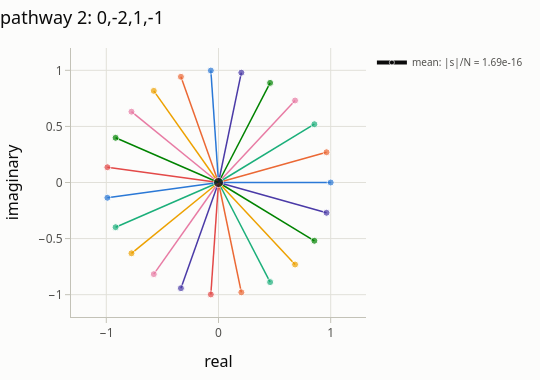

This figure's notebook cell:
### Code cell
mq_result = simulate(mqmas, found.best.cycle, wanted=[(0, 3, 1, -1)], epsilon=0, cutoff=0)  # keep rejected pathways
plot_phase_vectors(mq_result, 1)

### Figure 1 — Plotly figure (JSON) as saved in the notebook; plotly's stock layout.template omitted (floating-point values rounded to 4 significant figures)
{"data": [{"hovertemplate": "step 0: ψ = 0.0°<extra></extra>", "line": {"color": "#2a78d6", "width": 1.5}, "marker": {"size": [0, 7]}, "mode": "lines+markers", "name": "step 0: ψ = 0°", "showlegend": false, "x": [0, 1.0], "y": [0, 0.0], "type": "scatter"}, {"hovertemplate": "step 1: ψ = 78.3°<extra></extra>", "line": {"color": "#eb6834", "width": 1.5}, "marker": {"size": [0, 7]}, "mode": "lines+markers", "name": "step 1: ψ = 78°", "showlegend": false, "x": [0, 0.2035], "y": [0, -0.9791], "type": "scatter"}, {"hovertemplate": "step 2: ψ = 156.5°<extra></extra>", "line": {"color": "#1baf7a", "width": 1.5}, "marker": {"size": [0, 7]}, "mode": "lines+markers", "name": "step 2: ψ = 157°", "showlegend": false, "x": [0, -0.9172], "y": [0, -0.3984], "type": "scatter"}, {"hovertemplate": "step 3: ψ = 234.8°<extra></extra>", "line": {"color": "#eda100", "width": 1.5}, "marker": {"size": [0, 7]}, "mode": "lines+markers", "name": "step 3: ψ = 235°", "showlegend": false, "x": [0, -0.5767], "y": [0, 0.817], "type": "scatter"}, {"hovertemplate": "step 4: ψ = 313.0°<extra></extra>", "line": {"color": "#e87ba4", "width": 1.5}, "marker": {"size": [0, 7]}, "mode": "lines+markers", "name": "step 4: ψ = 313°", "showlegend": false, "x": [0, 0.6826], "y": [0, 0.7308], "type": "scatter"}, {"hovertemplate": "step 5: ψ = 31.3°<extra></extra>", "line": {"color": "#008300", "width": 1.5}, "marker": {"size": [0, 7]}, "mode": "lines+markers", "name": "step 5: ψ = 31°", "showlegend": false, "x": [0, 0.8544], "y": [0, -0.5196], "type": "scatter"}, {"hovertemplate": "step 6: ψ = 109.6°<extra></extra>", "line": {"color": "#4a3aa7", "width": 1.5}, "marker": {"size": [0, 7]}, "mode": "lines+markers", "name": "step 6: ψ = 110°", "showlegend": false, "x": [0, -0.3349], "y": [0, -0.9423], "type": "scatter"}, {"hovertemplate": "step 7: ψ = 187.8°<extra></extra>", "line": {"color": "#e34948", "width": 1.5}, "marker": {"size": [0, 7]}, "mode": "lines+markers", "name": "step 7: ψ = 188°", "showlegend": false, "x": [0, -0.9907], "y": [0, 0.1362], "type": "scatter"}, {"hovertemplate": "step 8: ψ = 266.1°<extra></extra>", "line": {"color": "#2a78d6", "width": 1.5}, "marker": {"size": [0, 7]}, "mode": "lines+markers", "name": "step 8: ψ = 266°", "showlegend": false, "x": [0, -0.06824], "y": [0, 0.9977], "type": "scatter"}, {"hovertemplate": "step 9: ψ = 344.3°<extra></extra>", "line": {"color": "#eb6834", "width": 1.5}, "marker": {"size": [0, 7]}, "mode": "lines+markers", "name": "step 9: ψ = 344°", "showlegend": false, "x": [0, 0.9629], "y": [0, 0.2698], "type": "scatter"}, {"hovertemplate": "step 10: ψ = 62.6°<extra></extra>", "line": {"color": "#1baf7a", "width": 1.5}, "marker": {"size": [0, 7]}, "mode": "lines+markers", "name": "step 10: ψ = 63°", "showlegend": false, "x": [0, 0.4601], "y": [0, -0.8879], "type": "scatter"}, {"hovertemplate": "step 11: ψ = 140.9°<extra></extra>", "line": {"color": "#eda100", "width": 1.5}, "marker": {"size": [0, 7]}, "mode": "lines+markers", "name": "step 11: ψ = 141°", "showlegend": false, "x": [0, -0.7757], "y": [0, -0.6311], "type": "scatter"}, {"hovertemplate": "step 12: ψ = 219.1°<extra></extra>", "line": {"color": "#e87ba4", "width": 1.5}, "marker": {"size": [0, 7]}, "mode": "lines+markers", "name": "step 12: ψ = 219°", "showlegend": false, "x": [0, -0.7757], "y": [0, 0.6311], "type": "scatter"}, {"hovertemplate": "step 13: ψ = 297.4°<extra></extra>", "line": {"color": "#008300", "width": 1.5}, "marker": {"size": [0, 7]}, "mode": "lines+markers", "name": "step 13: ψ = 297°", "showlegend": false, "x": [0, 0.4601], "y": [0, 0.8879], "type": "scatter"}, {"hovertemplate": "step 14: ψ = 15.7°<extra></extra>", "line": {"color": "#4a3aa7", "width": 1.5}, "marker": {"size": [0, 7]}, "mode": "lines+markers", "name": "step 14: ψ = 16°", "showlegend": false, "x": [0, 0.9629], "y": [0, -0.2698], "type": "scatter"}, {"hovertemplate": "step 15: ψ = 93.9°<extra></extra>", "line": {"color": "#e34948", "width": 1.5}, "marker": {"size": [0, 7]}, "mode": "lines+markers", "name": "step 15: ψ = 94°", "showlegend": false, "x": [0, -0.06824], "y": [0, -0.9977], "type": "scatter"}, {"hovertemplate": "step 16: ψ = 172.2°<extra></extra>", "line": {"color": "#2a78d6", "width": 1.5}, "marker": {"size": [0, 7]}, "mode": "lines+markers", "name": "step 16: ψ = 172°", "showlegend": false, "x": [0, -0.9907], "y": [0, -0.1362], "type": "scatter"}, {"hovertemplate": "step 17: ψ = 250.4°<extra></extra>", "line": {"color": "#eb6834", "width": 1.5}, "marker": {"size": [0, 7]}, "mode": "lines+markers", "name": "step 17: ψ = 250°", "showlegend": false, "x": [0, -0.3349], "y": [0, 0.9423], "type": "scatter"}, {"hovertemplate": "step 18: ψ = 328.7°<extra></extra>", "line": {"color": "#1baf7a", "width": 1.5}, "marker": {"size": [0, 7]}, "mode": "lines+markers", "name": "step 18: ψ = 329°", "showlegend": false, "x": [0, 0.8544], "y": [0, 0.5196], "type": "scatter"}, {"hovertemplate": "step 19: ψ = 47.0°<extra></extra>", "line": {"color": "#eda100", "width": 1.5}, "marker": {"size": [0, 7]}, "mode": "lines+markers", "name": "step 19: ψ = 47°", "showlegend": false, "x": [0, 0.6826], "y": [0, -0.7308], "type": "scatter"}, {"hovertemplate": "step 20: ψ = 125.2°<extra></extra>", "line": {"color": "#e87ba4", "width": 1.5}, "marker": {"size": [0, 7]}, "mode": "lines+markers", "name": "step 20: ψ = 125°", "showlegend": false, "x": [0, -0.5767], "y": [0, -0.817], "type": "scatter"}, {"hovertemplate": "step 21: ψ = 203.5°<extra></extra>", "line": {"color": "#008300", "width": 1.5}, "marker": {"size": [0, 7]}, "mode": "lines+markers", "name": "step 21: ψ = 203°", "showlegend": false, "x": [0, -0.9172], "y": [0, 0.3984], "type": "scatter"}, {"hovertemplate": "step 22: ψ = 281.7°<extra></extra>", "line": {"color": "#4a3aa7", "width": 1.5}, "marker": {"size": [0, 7]}, "mode": "lines+markers", "name": "step 22: ψ = 282°", "showlegend": false, "x": [0, 0.2035], "y": [0, 0.9791], "type": "scatter"}, {"line": {"color": "#0b0b0b", "width": 4}, "marker": {"color": "#0b0b0b", "size": [0, 10]}, "mode": "lines+markers", "name": "mean: |s|/N = 1.69e-16", "x": [0, 7.241e-18], "y": [0, 1.689e-16], "type": "scatter"}], "layout": {"font": {"family": "system-ui, -apple-system, \"Segoe UI\", Roboto, sans-serif", "color": "#0b0b0b", "size": 13}, "margin": {"l": 48, "r": 24, "t": 48, "b": 48}, "title": {"text": "pathway 2: 0,-2,1,-1", "x": 0}, "xaxis": {"tickfont": {"color": "#52514e", "size": 12}, "title": {"text": "real"}, "showgrid": true, "gridcolor": "#e1e0d9", "zeroline": false, "showline": true, "linecolor": "#c3c2b7", "ticks": "outside", "tickcolor": "#c3c2b7", "range": [-1.15, 1.15], "scaleanchor": "y"}, "yaxis": {"tickfont": {"color": "#52514e", "size": 12}, "title": {"text": "imaginary"}, "showgrid": true, "gridcolor": "#e1e0d9", "zeroline": false, "showline": true, "linecolor": "#c3c2b7", "ticks": "outside", "tickcolor": "#c3c2b7", "range": [-1.15, 1.15]}, "legend": {"font": {"size": 10, "color": "#52514e"}, "bgcolor": "rgba(0,0,0,0)"}, "height": 380, "width": 540, "paper_bgcolor": "#fcfcfb", "plot_bgcolor": "#fcfcfb"}}
